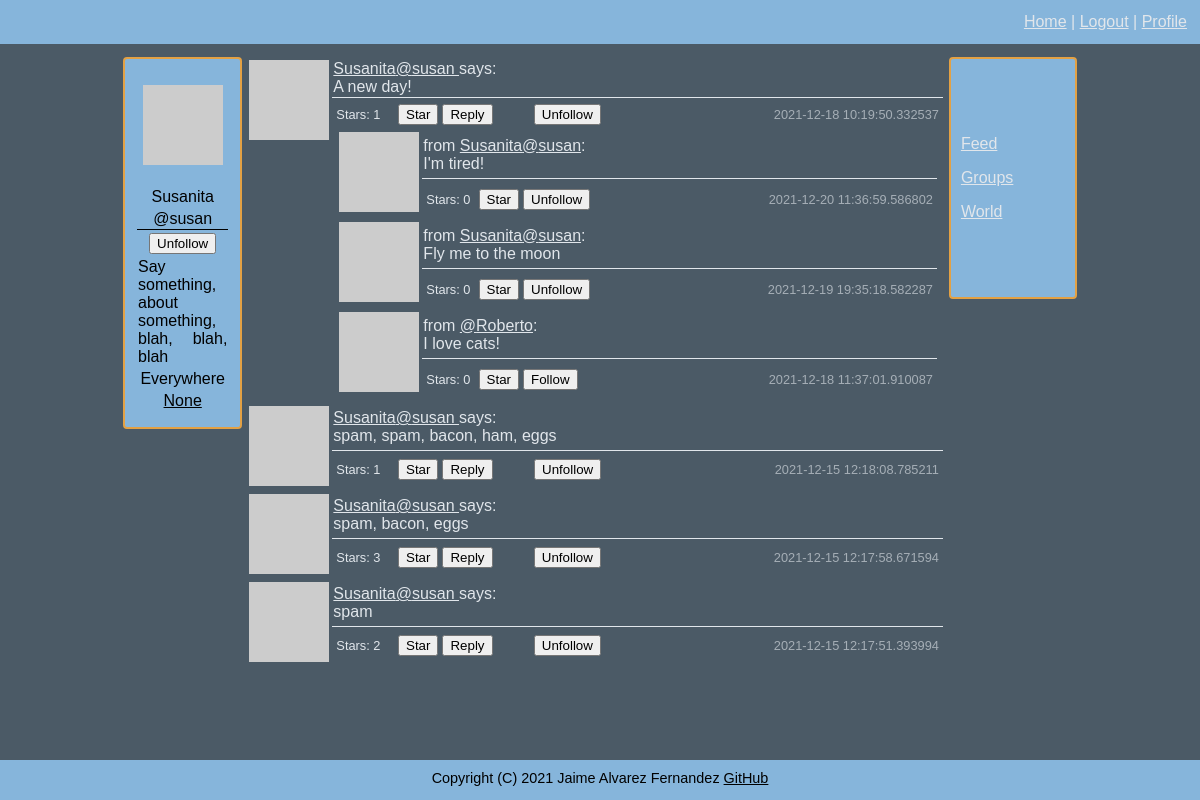
The page /user/susan (signed in) on the database its author committed.
### connect/models.py (models this page shows, shortened)
class User(UserMixin, db.Model):
    id = db.Column(db.Integer, primary_key=True)
    username = db.Column(db.String(64), index=True, unique=True)
    email = db.Column(db.String(120), index=True, unique=True)
    nickname = db.Column(db.String(64))
    password = db.Column(db.String(128))
    about_me = db.Column(db.String(140))
    location = db.Column(db.String(64))
    website = db.Column(db.String(120))
    last_seen = db.Column(db.DateTime, default=datetime.datetime.utcnow)
    follower_bio = db.Column(db.Boolean, default=False)
    posts = db.relationship('Posts', backref='author', lazy='dynamic')
    reply = db.relationship('Reply', backref='author', lazy='dynamic')
    followed = db.relationship('User',
                               secondary=followers,
                               primaryjoin=(followers.c.follower_id == id),
                               secondaryjoin=(followers.c.followed_id == id),
                               backref=db.backref('followers', lazy='dynamic'), lazy='dynamic')
    starred = db.relationship('Posts',
                              secondary=stars,
                              backref=db.backref('awarded_stars', lazy='dynamic'), lazy='dynamic')
    starred_reply = db.relationship('Reply',
                                    secondary=stars_reply,
                                    backref=db.backref('awarded_stars_reply', lazy='dynamic'), lazy='dynamic')
    def avatar(self, size):
        digest = md5(self.email.lower().encode('utf-8')).hexdigest()
        return f'https://www.gravatar.com/avatar/{digest}?d=identicon&s={size}'
    def is_following(self, user):
        return self.followed.filter(followers.c.followed_id == user.id).count() > 0
    def is_starred(self, post):
        return self.starred.filter(stars.c.post_id == post.id).count() > 0
    def is_starred_reply(self, reply):
        return self.starred_reply.filter(stars_reply.c.reply_id == reply.id).count() > 0

class Posts(db.Model):
    id = db.Column(db.Integer, primary_key=True)
    body = db.Column(db.String(140))
    timestamp = db.Column(db.DateTime, index=True, default=datetime.datetime.utcnow)
    user_id = db.Column(db.Integer, db.ForeignKey('user.id'))
    reply = db.relationship('Reply', backref='original', lazy='dynamic')
    def replies(self):
        return Reply.query.filter_by(post_id=self.id).order_by(Reply.timestamp.desc()).all()

class Reply(db.Model):
    id = db.Column(db.Integer, primary_key=True)
    body = db.Column(db.String(140))
    timestamp = db.Column(db.DateTime, index=True, default=datetime.datetime.utcnow)
    user_id = db.Column(db.Integer, db.ForeignKey('user.id'))
    post_id = db.Column(db.Integer, db.ForeignKey('posts.id'))

### connect/routing.py (the view)
@app.route('/user/<username>', methods=['GET', 'POST'])
@flask_login.login_required
def user_messages(username):
    user = models.User.query.filter_by(username=username).first_or_404()
    form = forms.WriteMessage()
    empty_form = forms.EmptyForm()
    if form.validate_on_submit():
        post = models.Posts(body=form.message.data, author=flask_login.current_user)
        db.session.add(post)
        db.session.commit()
        return flask.redirect(flask.url_for('index'))
    posts = models.Posts.query.filter_by(user_id=user.id).order_by(models.Posts.timestamp.desc()).all()
    return flask.render_template('user.html', user=user, posts=posts, title=user.username, form=form, e_form=empty_form)

### connect/forms.py
class WriteMessage(FlaskForm):
    message = wtforms.TextAreaField('New message', validators=[validators.Length(min=1, max=140)])
    submit = wtforms.SubmitField('Send')

class EmptyForm(FlaskForm):
    submit = wtforms.SubmitField('Submit')

### connect/models.py (called while the page is built)
@login.user_loader
def load_user(user_id):
    return User.query.get(int(user_id))

### connect/routing.py (called while the page is built)
@app.before_request
def before_request():
    if flask_login.current_user.is_authenticated:
        flask_login.current_user.last_seen = datetime.datetime.utcnow()
        db.session.commit()

### connect/templates/user.html (shortened to what this page needs)
{% extends "general_template.html" %}
{% block content %}
    {% include 'sub_templates/_posts.html' %}
{% endblock %}

### connect/templates/sub_templates/_profile.html (shortened to what this page needs)
{% if user and user != current_user %}
    <p>
        <img src="{{ user.avatar(128) }}">
    </p>
    <table width="100%">
        <tr>
            <td>
                {% if user.nickname is not none %}
                {{ user.nickname }}
                {% endif %}
            </td>
        </tr>
        <tr>
            <td class="bottom_line">
                @{{ user.username }}
            </td>
        </tr>
        <tr>
            <td>
                {% if not current_user.is_following(user) %}
                <form method="post" action="{{ url_for('follow', username=user.username, url=request.endpoint) }}">
                    {{ e_form.hidden_tag() }}
                    {{ e_form.submit(value='Follow') }}
                </form>
                {% else %}
                <form method="post" action="{{ url_for('unfollow', username=user.username, url=request.endpoint) }}">
                    {{ e_form.submit(value='Unfollow') }}
                </form>
                {% endif %}
            </td>
        </tr>
        <tr>
            <td class="justify_text">
                {% if user.about_me is not none %}
                    {{ user.about_me }}
                {% endif %}
            </td>
        </tr>
        <tr>
            <td>
                {% if user.location is not none %}
                    {{ user.location }}
                {% endif %}
            </td>
        </tr>
        <tr>
            <td>
                {% if user.website is not none %}
                    <a href="{{ current_user.website }}">{{ current_user.website }}</a>
                {% endif %}
            </td>
        </tr>
        <tr>
            <td>
            </td>
        </tr>
    </table>
{% endif %}

### connect/templates/sub_templates/_posts.html (shortened to what this page needs)
<table width="100%">
    {% for post in posts %}
    <tr>
        <td width="60" rowspan="2" valign="top"><img src="{{ post.author.avatar(60) }}"></td>
        <td class="bottom_line">
                <a href="{{ url_for('user_messages', username=post.author.username) }}">
                    {% if post.author.nickname %}{{ post.author.nickname }}{% endif %}@{{ post.author.username }}
                </a>
                says:<br>
             {{ post.body }}
        </td>
    </tr>
    <tr>
        <td>
            <table width="100%" border="0">
                <tr class="smaller_font_80">
                    <td width="10%">Stars: {{ post.awarded_stars.count() }}</td>
                    <td width="7%">
                        {% if post.author.username != current_user.username %}
                            {% if not current_user.is_starred(post) %}
                            <form method="post" action="{{ url_for('star', post=post.id, url=request.endpoint) }}">
                                {{ e_form.submit(value='Star') }}
                            </form>
                            {% else %}
                            <form method="post" action="{{ url_for('un_star', post=post.id, url=request.endpoint) }}">
                                {{ e_form.hidden_tag() }}
                                {{ e_form.submit(value='Un-star') }}
                            </form>
                            {% endif %}
                        {% endif %}
                    </td>
                    <td>
                        <form method="get" action="{{ url_for('reply', post=post.id, url=request.endpoint) }}">
                            {{ e_form.submit(value='Reply') }}
                        </form>
                    </td>
                    <td>
                        {% if not current_user.is_following(post.author) and post.author != current_user %}
                        <form method="post" action="{{ url_for('follow', username=post.author.username) }}">
                            {{ e_form.hidden_tag() }}
                            {{ e_form.submit(value='Follow') }}
                        </form>
                        {% elif current_user.is_following(post.author) and post.author != current_user  %}
                        <form method="post" action="{{ url_for('unfollow', username=post.author.username, url=request.endpoint) }}">
                            {{ e_form.submit(value='Unfollow') }}
                        </form>
                        {% endif %}
                    </td>
                    <td class="time">{{ post.timestamp }}</td>
                </tr>
                <tr>
                    <td colspan="5">
                        {% if 0 < post.replies()|length <= 3%}
                            {% for n in range(post.replies()|length) %}
                                {% include "sub_templates/_replies.html" %}
                            {% endfor %}
                        {% elif post.replies()|length > 3 %}
                            {% for n in range(3) %}
                                {% include "sub_templates/_replies.html" %}
                            {% endfor %}
                            ▼▼<a href="{{ url_for('conversation', post=post.id)}}"> Follow this conversation ({{ post.replies()|length }})</a> ▼▼
                        {% endif %}
                    </td>
                </tr>
            </table>
        </td>
    </tr>
    {% endfor %}
</table>

### connect/templates/sub_templates/_replies.html (shortened to what this page needs)
<table width="100%">
    <tr>
        <td width="30" rowspan="2" valign="top"><img src="{{ post.replies()[n].author.avatar(30) }}"></td>
        <td class="bottom_line">
            from
            <a href="{{ url_for('user_messages', username=post.replies()[n].author.username) }}">{% if post.replies()[n].author.nickname %}{{ post.replies()[n].author.nickname }}{% endif %}@{{ post.replies()[n].author.username }}</a>:<br>
            {{ post.replies()[n].body }}
        </td>
    </tr>
    <tr>
        <td>
            <table width="100%" border="0">
                <tr class="smaller_font_80">
                    <td width="10%">Stars: {{ post.replies()[n].awarded_stars_reply.count() }}</td>
                    <td width="7%">
                        {% if post.replies()[n].author.username != current_user.username %}
                            {% if not current_user.is_starred_reply(post.replies()[n]) %}
                            <form method="post" action="{{ url_for('star_reply', reply_id=post.replies()[n].id, url=request.endpoint) }}">
                                {{ e_form.submit(value='Star') }}
                            </form>
                            {% else %}
                            <form method="post" action="{{ url_for('un_star_reply', reply_id=post.replies()[n].id, url=request.endpoint) }}">
                                {{ e_form.hidden_tag() }}
                                {{ e_form.submit(value='Un-star') }}
                            </form>
                            {% endif %}
                        {% endif %}
                    </td>
                    <td>
                        {% if not current_user.is_following(post.replies()[n].author) and post.replies()[n].author != current_user %}
                        <form method="post" action="{{ url_for('follow', username=post.replies()[n].author.username, url=request.endpoint) }}">
                            {{ e_form.submit(value='Follow') }}
                        </form>
                        {% elif current_user.is_following(post.replies()[n].author) and post.replies()[n].author != current_user  %}
                        <form method="post" action="{{ url_for('unfollow', username=post.replies()[n].author.username, url=request.endpoint) }}">
                            {{ e_form.submit(value='Unfollow') }}
                        </form>
                        {% endif %}
                    </td>
                    <td class="time">{{ post.replies()[n].timestamp }}</td>
                </tr>
            </table>
        </td>
    </tr>
</table>

### connect/static/css/style.css (style rules this page uses)
body { font-family: Arial; background: #4b5a66; color: #e1e6eb; min-height: 100vh; margin: 0; }
a { color: inherit; }
.bottom_line { border: solid; border-width: 0px 0 1px 0; }
.justify_text { text-align: justify; text-justify: inter-word; }
.smaller_font_80 { font-size:80%; }
.time { text-align: right; opacity: 0.6; }
body { display:flex; flex-direction:column; }

### rows shown on the page
User: nickname "Susanita", username "susan", about_me "Say something, about something, blah, blah, blah", location "Everywhere"
User: website "None"
Posts: author.nickname "Susanita", author.username "susan", body "A new day!", awarded_stars.count "1", timestamp "2021-12-18 10:19:50.332537", nickname "Susanita" "Susanita", username "susan" "susan" "Roberto", body "I'm tired!" "Fly me to the moon" "I love cats!", replies "0" "0" "0", id.timestamp "2021-12-20 11:36:59.586802" "2021-12-19 19:35:18.582287" "2021-12-18 11:37:01.910087"
Posts: author.nickname "Susanita", author.username "susan", body "spam, spam, bacon, ham, eggs", awarded_stars.count "1", timestamp "2021-12-15 12:18:08.785211"
Posts: author.nickname "Susanita", author.username "susan", body "spam, bacon, eggs", awarded_stars.count "3", timestamp "2021-12-15 12:17:58.671594"
Posts: author.nickname "Susanita", author.username "susan", body "spam", awarded_stars.count "2", timestamp "2021-12-15 12:17:51.393994"
